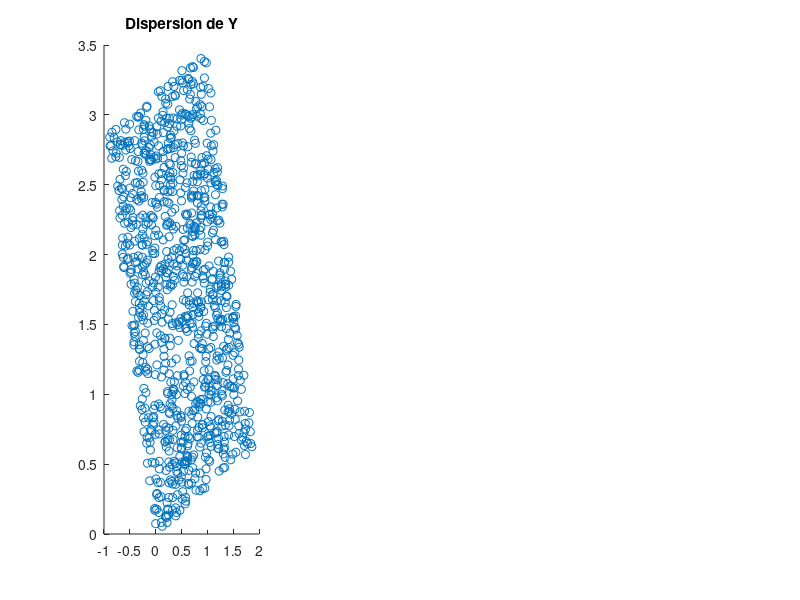

Write the MATLAB code that produced this figure. (Note: this script raises an error after producing the figure.)
close all
clear global

n = 1000;

X1 = unifrnd(0,2,1,n);
X2 = unifrnd(0,3,1,n);

X = [X1; X2];

tita = pi/10;

R = [cos(tita) -sin(tita); 
    sin(tita) cos(tita)];

Y = R*X;



correlacionX = corrcoef(X1, X2);
correlacionY = corrcoef(Y(1,:), Y(2,:));

muXestimada = mean(X, 2);
muYestimada = mean(Y, 2);


Cx = (X - muXestimada) * (X - muXestimada)' / (n - 1);
Cy = (Y - muYestimada) * (Y - muYestimada)' / (n - 1);

%repita para tita = pi/4

tita2 = pi/4;

R2 = [cos(tita2) -sin(tita2); 
    sin(tita2) cos(tita2)];

Y2 = R2*X;


correlacionY2 = corrcoef(Y2(1,:), Y2(2,:));

muYestimada2 = mean(Y2, 2);

Cy2 = (Y2 - muYestimada2) * (Y2 - muYestimada2)' / (n - 1);

figure()
subplot(1,3,1);
scatter(Y(1,:), Y(2,:));
title('Dispersion de Y');
subtitle('Correlacion de Y: ' + string(correlacionY(1,2)));
axis([-2 3 -1 4]);

subplot(1,3,2);
scatter(Y2(1,:), Y2(2,:));
title('Dispersion de Y2');
subtitle('Correlacion de Y2: ' + string(correlacionY2(1,2)));
axis([-2 3 -1 4]);

subplot(1,3,3);
scatter(X1, X2);
title('Dispersion de X');
subtitle('Correlacion de X: ' + string(correlacionX(1,2)));
axis([-2 3 -1 4]);
